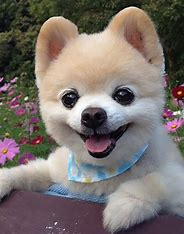
#> input picture python/practice/dog.jpg, 184 x 234 px
$ python stylish.py
#> lines starting #> are read from the running program, lines starting #| are printed output that depends on the picture
import cv2
import numpy as np
path1 = 'dog.jpg'
img1 = cv2.imread(path1)
#> img1 is the input picture: shape (234, 184, 3); mean B, G, R 108.8, 113.2, 121.5
img1 = cv2.resize(img1, (400, 400))
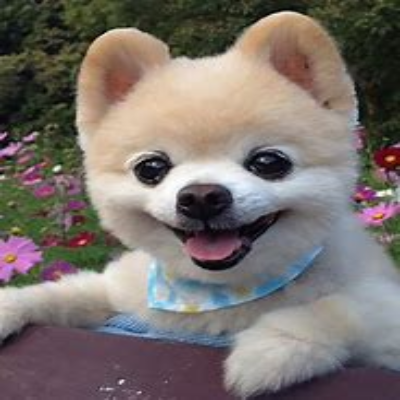
#> img1: shape (400, 400, 3); mean B, G, R 108.6, 113.1, 121.3
def callback1(value):
    pass
def callback2(value):
    pass

cv2.namedWindow('style', cv2.WINDOW_NORMAL)
cv2.createTrackbar('sigma_s', 'style', 10, 300, callback1)
cv2.createTrackbar('sigma_r', 'style', 0, 100, callback2)
#> slider 'sigma_r' is set to 33

while True:
    img1_style = cv2.stylization(img1, sigma_s = 100, sigma_r= 1)
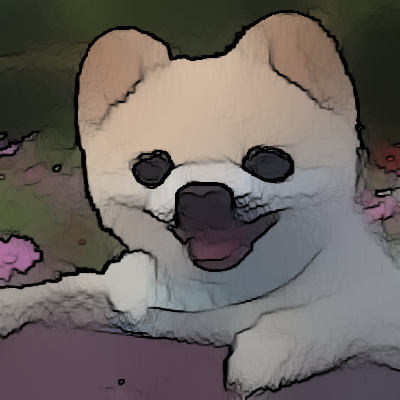
#> img1_style: shape (400, 400, 3); mean B, G, R 95.9, 100.1, 107.6
    sigma_s = cv2.getTrackbarPos('sigma_s', 'style')
    sigma_r = cv2.getTrackbarPos('sigma_r', 'style') / 100
    img1_style = cv2.stylization(img1, sigma_r=sigma_r, sigma_s=sigma_s)
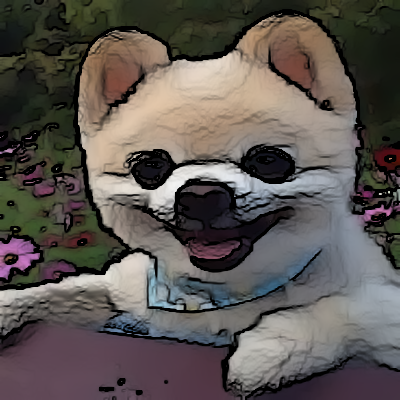
#> img1_style: shape (400, 400, 3); mean B, G, R 82.2, 86, 92.4
    cv2.imshow('chonsik',img1)
    cv2.imshow('chonsik', img1_style)
    if cv2.waitKey(10) & 0xff == ord(' '):
#> (key Esc is pressed here)
        break

cv2.destroyAllWindows()

$ run again, with python/practice/강아지.jpg copied over python/practice/dog.jpg
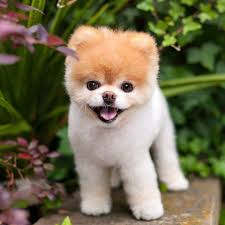
#> input picture python/practice/강아지.jpg, 225 x 225 px
#> img1 is the input picture: shape (225, 225, 3); mean B, G, R 80.2, 108, 114
#> img1: shape (400, 400, 3)
#> `img1_style = cv2.stylization(img1, sigma_s = 100, sigma_r= 1)`:
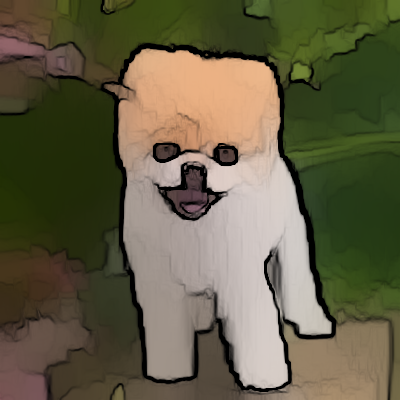
#> img1_style: shape (400, 400, 3); mean B, G, R 69.3, 94.2, 99.4
#> `img1_style = cv2.stylization(img1, sigma_r=sigma_r, sigma_s=sigma_s)`:
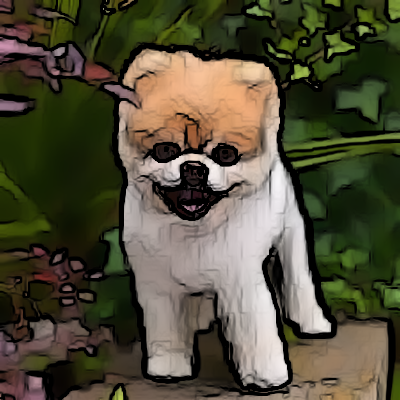
#> img1_style: shape (400, 400, 3); mean B, G, R 57.3, 77.3, 81.4
